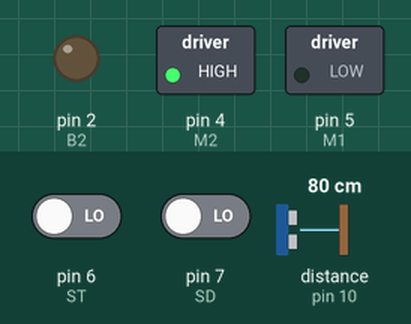
Simulated run of this sketch. Board: Arduino Uno, built with avr-gcc and run on an emulated ATmega328P. Shown: switched loads named in the sketch (green lamp = pin HIGH), output pins drawn as LEDs (lit = HIGH). Wiring (inferred from the names in the program): ultrasonic range finder: trigger pin 11; echo pin 10. Inputs (shaded band) come from the test bench; at power-on: pin 7 (SD) LOW, pin 6 (ST) LOW, distance to the obstacle (sensor on pin 10) 80 cm. The echo pulse lasts 58.3 µs per cm; pins used as bus, display or sensor lines are not drawn; what the sketch prints to the serial monitor is not drawn.

Above: at 1.2 s.
1.3 s: pin 7 (SD) driven HIGH
At 2.2 s:
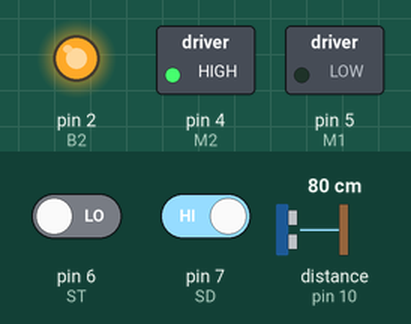
2.8 s: pin 6 (ST) driven HIGH
At 4.0 s:
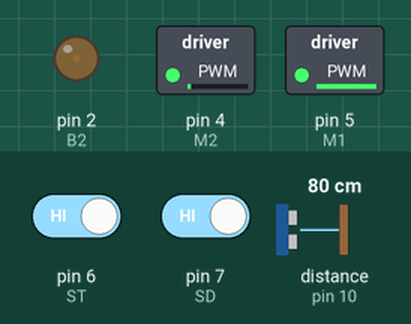
4.3 s: distance to the obstacle (sensor on pin 10) set to 250 cm
At 4.7 s:
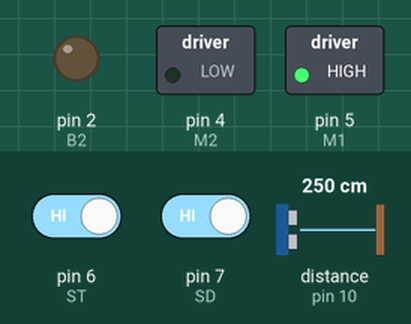
5.8 s: distance to the obstacle (sensor on pin 10) set to 2 cm
At 6.2 s:
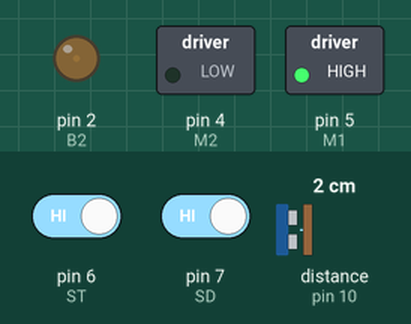
7.3 s: pin 6 (ST) driven LOW
At 7.8 s:
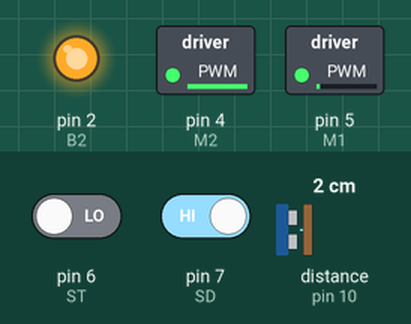
8.8 s: pin 7 (SD) driven LOW
At 9.8 s:
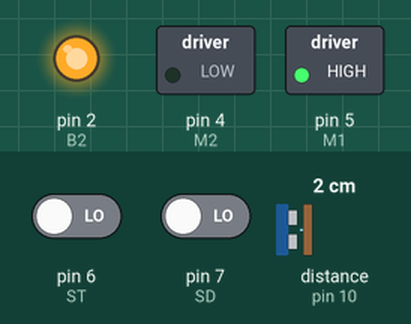
Timing chart, 0 to 11.3 s (numbered marks = the images above; inputs shaded):
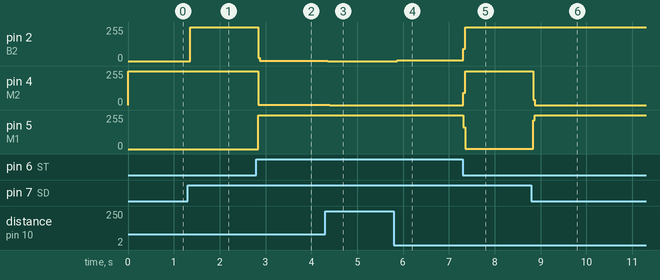

The sketch:

prueba1.ino
```cpp
int TRIG=11;
    int ECO=10;
    int DISTANCIA;
    int DURACION;
    int M1=5;
    int M2=4;
    int V1=3;
    int B2=2;
    int SENSORD;
    int SENSORT;
    int SD=7;
    int ST=6;

  void setup(){
    pinMode(TRIG, OUTPUT);
    pinMode(ECO, INPUT);
    pinMode(M1, OUTPUT);
    pinMode(M2, OUTPUT);
    pinMode(B1, OUTPUT);
    pinMode(B2, OUTPUT);
    pinMode(SD, INPUT);
    pinMode(ST, INPUT);

    Serial.begin(9600);

}
  void loop(){


    digitalWrite(TRIG, HIGH);
   delay(1);
   digitalWrite(TRIG, LOW);
   DURACION=pulseIn(ECO, HIGH);
   DISTANCIA=DURACION/58.2;
    Serial.println(DISTANCIA);

      if(DISTANCIA>40)
      {
      digitalWrite(M1,LOW);
      digitalWrite(M2,HIGH);//MOTOR DERECHO
      digitalWrite(V1,LOW);
      digitalWrite(B2,LOW); // MOTOR IZQ
      }
      if(DISTANCIA<40)
      {
      digitalWrite(M1,HIGH);
      digitalWrite(M2,LOW);//MOTOR DERECHO
      digitalWrite(V1,LOW);
      digitalWrite(B2,HIGH); // MOTOR IZQ
      }

    if (digitalRead(SD)==HIGH){
      digitalWrite(M1,LOW);
      digitalWrite(M2,HIGH);//MOTOR DERECHO
      digitalWrite(V1,LOW);
      digitalWrite(B2,HIGH); // MOTOR IZQ
    }
    if(digitalRead(ST)==HIGH){
      digitalWrite(M1,HIGH);
      digitalWrite(M2,LOW);//MOTOR DERECHO
      digitalWrite(V1,HIGH);
      digitalWrite(B2,LOW); // MOTOR IZQ
    }
   }
```

Measured:
- after the input at 1.3 s, pin 2 (B2): 0/255 → 254/255 after 0.06 s
- after the input at 2.8 s, pin 2 (B2): 254/255 → 1/255 at once; pin 4 (M2): 255/255 → 1/255 at once; pin 5 (M1): 0/255 → 254/255 at once
- after the input at 4.3 s, pin 2 (B2): 1/255 → 0/255 after 0.06 s; pin 4 (M2): 1/255 → 0/255 after 0.10 s; pin 5 (M1): 254/255 → 255/255 after 0.10 s
- after the input at 5.8 s, pin 2 (B2): 0/255 → 6/255 after 0.08 s
- after the input at 7.3 s, pin 2 (B2): 6/255 → 255/255 at once; pin 4 (M2): 0/255 → 253/255 at once; pin 5 (M1): 255/255 → 2/255 at once
- after the input at 8.8 s, pin 4 (M2): 253/255 → 0/255 at once; pin 5 (M1): 2/255 → 255/255 at once
